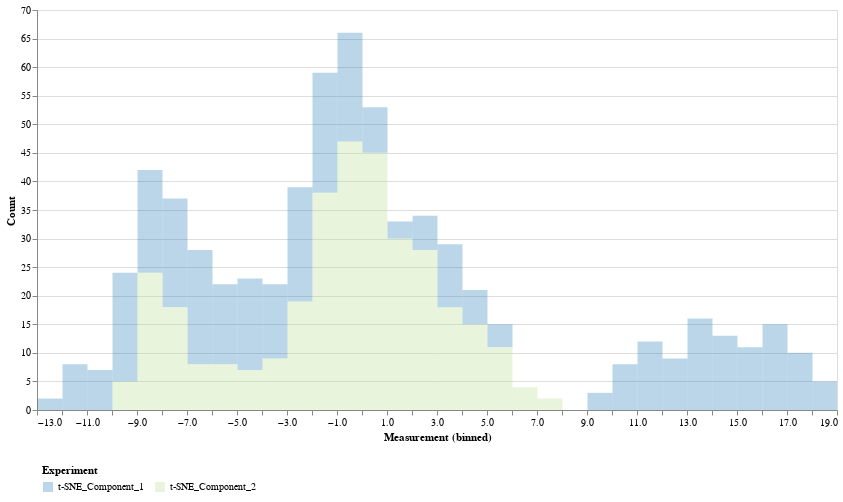

Source (notebook cell):
### Markdown cell above
<font size="+1" color="grey"><b> 2.1.3 Histogram Plot</b></font>

### Code cell
histogram_shade.configure_title(
    fontSize=18
).configure_axis(
    labelFontSize=15,
    titleFontSize=18
).configure_legend(
    labelFontSize=15,
    titleFontSize=18,
    orient="bottom", title=None, padding=5, labelLimit=200, 
    # columns=3
)
# .save('../../images/case2_histogram_plot.png', format='png', scale_factor=2)
histogram_shade

### Figure 1 — Vega-Lite specification as saved in the notebook (floating-point values rounded to 4 significant figures; data arrays with more than 128 entries replaced by an {"elided": "..."} marker saying what was removed)
{"config": {"view": {"continuousWidth": 300, "continuousHeight": 300}, "legend": {"labelLimit": 200, "orient": "bottom", "padding": 5}}, "data": {"name": "data-b1c7a935c78ba29f515a7dbcacd3040b"}, "mark": {"type": "bar", "binSpacing": 0, "opacity": 0.3}, "encoding": {"color": {"field": "Experiment", "scale": {"domain": ["t-SNE_Component_1", "t-SNE_Component_2"], "range": ["#1f78b4", "#b2df8a"]}, "sort": ["t-SNE_Component_1", "t-SNE_Component_2"], "type": "nominal"}, "x": {"bin": {"maxbins": 50}, "field": "Measurement", "type": "quantitative"}, "y": {"aggregate": "count", "title": "Count", "type": "quantitative"}}, "height": 400, "params": [{"name": "param_5", "select": {"type": "interval", "encodings": ["x", "y"]}, "bind": "scales"}], "transform": [{"fold": ["t-SNE_Component_1", "t-SNE_Component_2"], "as": ["Experiment", "Measurement"]}], "width": 800, "$schema": "https://vega.github.io/schema/vega-lite/v5.20.1.json", "datasets": {"data-b1c7a935c78ba29f515a7dbcacd3040b": {"elided": "336 records"}}}
